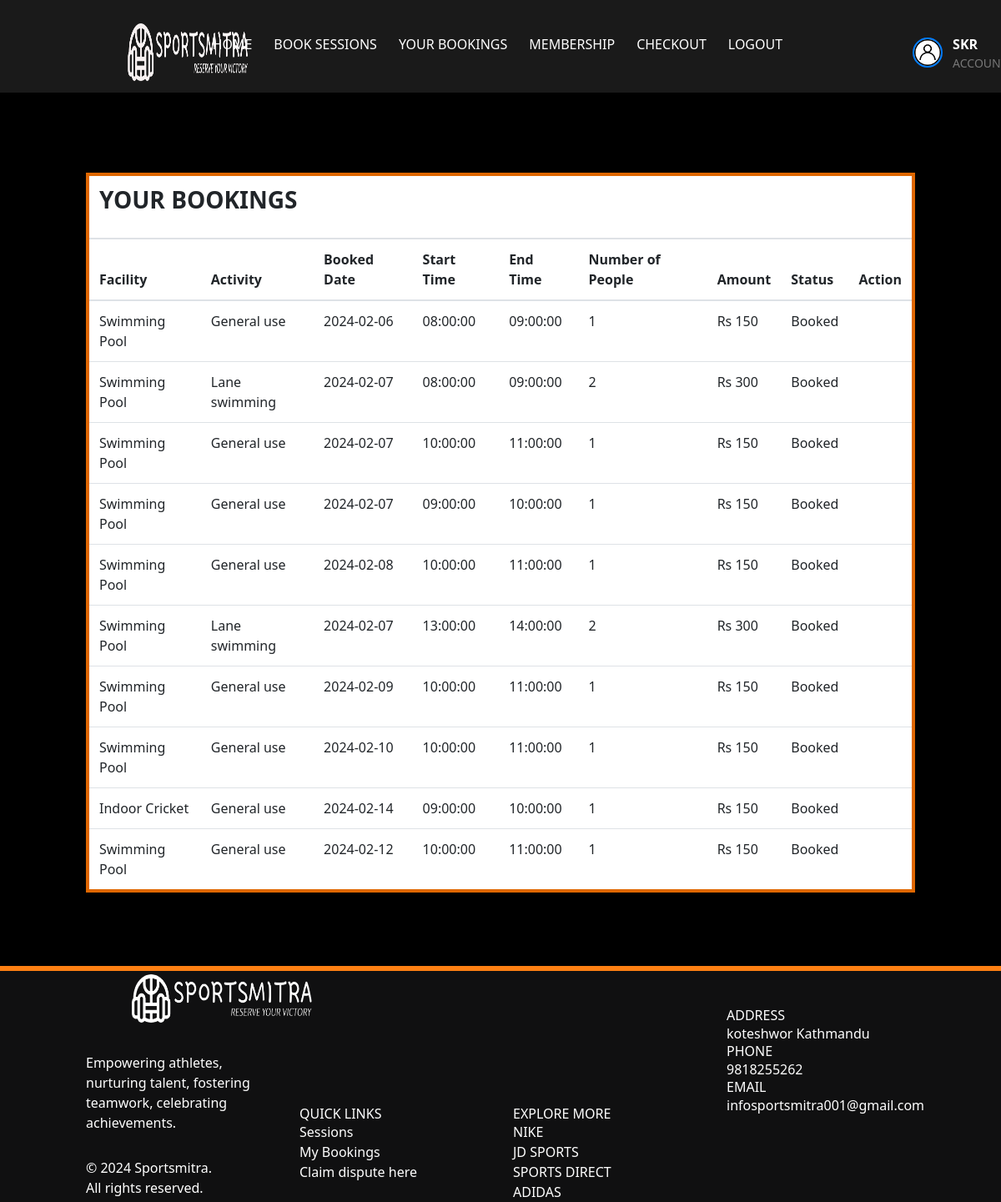
The app's page /my_bookings (signed in), older data.
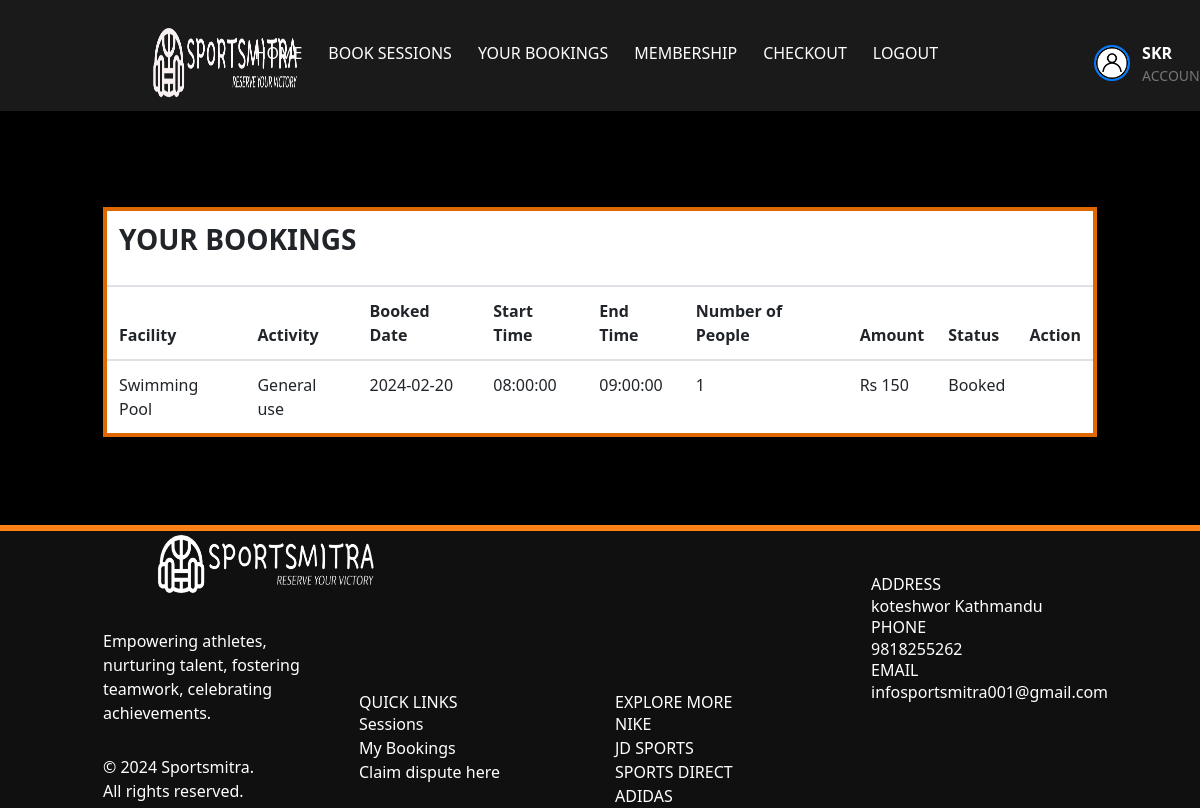
The same page, newer data.
### app/models.py (models this page shows, shortened)
class UserAccount(UserMixin, db.Model):
    __tablename__ = 'UserAccount'
    id = db.Column(db.Integer, primary_key=True)
    User = db.Column(db.String(500), index=True)
    Email = db.Column(db.String(500), index=True, unique=True)
    Password = db.Column(db.String(500), index=True)
    Mobile = db.Column(db.String(120), index=True)
    verification_token = db.Column(db.String(1120), unique=True)
    verified = db.Column(db.Boolean, default=False)
    start_date = db.Column(db.Date, nullable=True)
    end_date = db.Column(db.Date, nullable=True)
    Member = db.Column(db.Boolean, default=False)
    member_type = db.Column(db.String(50))
    profile_picture = db.Column(
        db.String(255), nullable=True, default='../static/images/acc.jpg')
    roles = db.relationship("Role", secondary=user_role,
                            backref=db.backref("users", lazy="dynamic"))
    def has_role(self, role_name):
        my_role = Role.query.filter_by(name=role_name).first()
        if my_role in self.roles:
            return True
        else:
            return False

class Booking(db.Model):
    __tablename__ = "Booking"
    id = db.Column(db.Integer, primary_key=True)
    user_id = db.Column(db.Integer, db.ForeignKey('UserAccount.id'))
    Book_Time = db.Column(db.Date, index=True)
    Status = db.Column(db.String(500), index=True)
    session_id = db.Column(db.Integer, db.ForeignKey('Sessions.id'))
    Size = db.Column(db.Integer, index=True)
    Amount = db.Column(db.Integer, index=True)
    activity_id = db.Column(db.Integer, db.ForeignKey('activity.id'))
    activity = db.relationship(
        "Activity", backref=db.backref("bookings", lazy="dynamic"))
    user = db.relationship(
        "UserAccount", backref=db.backref("bookings", lazy="dynamic"))
    session = db.relationship(
        "Sessions", backref=db.backref("bookings", lazy="dynamic"))
    receipt_id = db.Column(db.Integer, db.ForeignKey('receipt.id'))
    receipt = db.relationship("Receipt", backref=db.backref("bookings", lazy="dynamic"), foreign_keys=[
                              receipt_id])  # Update relationship attribute for Receipt

class Facility(db.Model):
    id = db.Column(db.Integer, primary_key=True)
    Name = db.Column(db.String(500), index=True)
    Capacity = db.Column(db.Integer, index=True)
    Start_Facility = db.Column(db.String(500), index=True)
    End_Facility = db.Column(db.String(500), index=True)

class Activity(db.Model):
    id = db.Column(db.Integer, primary_key=True)
    facility_id = db.Column(db.Integer, db.ForeignKey('facility.id'))
    Activity_Name = db.Column(db.String(500), index=True)
    Amount = db.Column(db.Integer, index=True)
    facility = db.relationship(
        "Facility", backref=db.backref("activities", lazy="dynamic"))

class Sessions(db.Model):
    __tablename__ = "Sessions"
    id = db.Column(db.Integer, primary_key=True)
    Date = db.Column(db.Date, index=True)
    Start_time = db.Column(db.Time, index=True)
    End_time = db.Column(db.Time, index=True)
    Remaining_Cap = db.Column(db.Integer, index=True)
    facility_id = db.Column(db.Integer, db.ForeignKey("facility.id"))
    facility = db.relationship(
        "Facility", backref=db.backref("sessions", lazy="dynamic"))
    activities = db.relationship(
        "Activity", secondary=session_activity_association, backref=db.backref("sessions", lazy="dynamic"))

### app/views.py (the view)
@app.route('/my_bookings')
@login_required
@require_role(role="User")
def my_bookings():
    bookings = Booking.query.filter_by(
        user_id=current_user.id, Status="Booked").all()
    current_time = datetime.now().date()
    return render_template('my_bookings.html', bookings=bookings, current_time=current_time, User=current_user)

### app/views.py (called while the page is built)
def require_role(role):
    def decorator(func):
        @wraps(func)
        def wrapped_function(*args, **kwargs):
            if not current_user.has_role(role):
                return redirect("/")
            else:
                return func(*args, **kwargs)
        return wrapped_function
    return decorator

@login_manager.user_loader
def load_user(id):
    return UserAccount.query.get(int(id))

### app/templates/my_bookings.html (shortened to what this page needs)
<!DOCTYPE html>
<html lang="en">
  <head>
    <link href="../static/css/animate.css" rel="stylesheet" />
    <link
      rel="stylesheet"
      href="../static/css/bootstrap.min.css"
      type="text/css"
    />
    <link rel="stylesheet" type="text/css" href="../static/css/style.css" />
    <link
      rel="stylesheet"
      href="https://cdn.jsdelivr.net/npm/tailwindcss@latest/dist/tailwind.min.css"
    />
  </head>
  <body>
    <nav class="navbar navbar-expand-md navbar-dark">
      <div class="container" style="padding-top: 15px">
        <a class="navbar-brand mr-auto" href="/"
          ><img src="../static/images/nb.png" alt="Sportsmitra" class="logo"
        /></a>
        <div class="collapse navbar-collapse" id="collapsibleNavbar">
          <ul class="navbar-nav ml-auto">
            <li class="nav-item"><a class="nav-link" href="/user">Home</a></li>
            <li class="nav-item">
              <a class="nav-link" href="/lookup_venue">Book Sessions</a>
            </li>
            <li class="nav-item">
              <a class="nav-link" href="/my_bookings">Your Bookings</a>
            </li>
            <li class="nav-item">
              <a
                class="nav-link"
                href="{{ url_for('order_subscription', username=current_user.User) }}"
                >Membership</a
              >
            </li>
            <li class="nav-item">
              <a class="nav-link" href="/checkout_page">Checkout</a>
            </li>
            <li class="nav-item">
              <a class="nav-link" href="#" id="logout">Logout</a>
            </li>
            <li class="nav-item">
              <a
                class="nav-link"
                href="/update_user"
                style="
                  display: flex;
                  align-items: center;
                  margin-left: 130px;
                  text-decoration: none;
                  color: #333;
                "
              >
                <img
                  src="../static/images/acc.jpg"
                  alt="User Account"
                  style="
                    width: 36px;
                    height: 36px;
                    border-radius: 50%;
                    margin-right: 12px;
                    border: 2px solid #007bff;
                  "
                />
                <div>
                  <span
                    style="font-weight: bold; font-size: 16px; display: block"
                    >{{User.User}}</span
                  >
                  <span style="font-size: 14px; display: block; color: #777"
                    >Account</span
                  >
                </div>
              </a>
            </li>
          </ul>
        </div>
      </div>
    </nav>
    <br />
    <br />
    <div class="container mt-5">
       {% if
      bookings %}
      <div class="table-responsive">
        <table class="table table-hover" style="border: 4px solid #df6700">
          <thead>
            <tr>
              <th colspan="9" style="background-color: white">
                <h1 class="h3 mb-3 font-bold">YOUR BOOKINGS</h1>
              </th>
            </tr>
            <tr>
              <th>Facility</th>
              <th>Activity</th>
              <th>Booked Date</th>
              <th>Start Time</th>
              <th>End Time</th>
              <th>Number of People</th>
              <th>Amount</th>
              <th>Status</th>
              <th>Action</th>
            </tr>
          </thead>
          <tbody>
            {% for item in bookings %}
            <tr>
              <td>{{ item.session.facility.Name }}</td>
              <td>{{ item.activity.Activity_Name }}</td>
              <td>{{ item.Book_Time }}</td>
              <td>{{ item.session.Start_time }}</td>
              <td>{{ item.session.End_time }}</td>
              <td>{{ item.Size }}</td>
              <td>Rs {{ item.Size * item.activity.Amount }}</td>
              <td>{{ item.Status }}</td>
              <td>
              </td>
            </tr>
            {% endfor %}
          </tbody>
        </table>
      </div>
      {% endif %}
      <br />
      <br />
      <br />
    </div>
    <footer class="container-fluid">
      <div class="container">
        <div class="row">
          <div
            class="col-md-3 footer1 d-flex wow bounceInLeft"
            data-wow-delay=".25s"
          >
            <div class="d-flex flex-wrap align-content-center">
              <a href="#"
                ><img src="../static/images/fnb.png" alt="logo" class="logo"
              /></a>
              <p>
                Empowering athletes, nurturing talent, fostering teamwork,
                celebrating <br />
                achievements.
              </p>
              <p>&copy; 2024 Sportsmitra. <br />All rights reserved.<br /></p>
            </div>
          </div>
          <div
            class="col-md-3 footer2 wow bounceInUp"
            data-wow-delay=".25s"
            id="contact"
          >
            <br />
            <br />
            <br />
            <br />
            <br />
            <br />
            <br />
            <h5>QUICK LINKS</h5>
            <a href="/lookup_venue">Sessions</a><br />
            <a href="/my_bookings">My Bookings</a><br />
            <a href="/refund_form">Claim dispute here</a>
          </div>
          <div
            class="col-md-3 footer2 wow bounceInUp"
            data-wow-delay=".25s"
            id="contact"
          >
            <br />
            <br />
            <br />
            <br />
            <br />
            <br />
            <br />
            <h5>EXPLORE MORE</h5>
            <a href="https://www.nike.com"> NIKE </a><br />
            <a href="https://www.jdsports.com"> JD SPORTS </a><br />
            <a href="https://www.sportsdirect.com"> SPORTS DIRECT </a><br />
            <a href="https://www.adidas.co.uk"> ADIDAS </a><br />
          </div>
          <div class="col-md-3 footer3 wow bounceInRight" data-wow-delay=".25s">
            <h5>ADDRESS</h5>
            <p>koteshwor Kathmandu</p>
            <h5>PHONE</h5>
            <p>9818255262</p>
            <h5>EMAIL</h5>
            <p>infosportsmitra001@gmail.com</p>
          </div>
        </div>
      </div>
    </footer>
  </body>
</html>

### app/static/css/style.css (style rules this page uses)
body { font-family: "Lato", sans-serif; overflow: hidden; overflow-y: scroll; background-color: #000; }
body nav { background: rgba(255, 255, 255, 0.1); }
body nav .navbar-nav a { font-size: 16px; text-transform: uppercase; color: #fff !important; transition: all 0.3s; -webkit-transition: all 0.3s; -ms-transition: all 0.3s; -o-transition: all 0.3s; }
a, a:hover { color: #ff8013; }
footer { background: #101011; color: #fff; }
footer .footer1 p { margin-top: 30px; }
footer .footer3 { padding-top: 50px; }
footer::before { content: ""; position: absolute; border: 3px solid #ff8013; width: 100%; left: 0; }
.logo { height: 70px; width: auto; margin-left: 50px; margin-right: 50px; }
.nav-item { flex: 0 0 auto; margin-right: 10px; }

### app/templates/my_bookings.html (style rules this page uses)
.table-responsive .table { background-color: white; }

Row changes from the older to the newer data that the page shows:
removed Booking: session.facility.Name "Swimming Pool", activity.Activity_Name "General use", Book_Time "2024-02-06", session.Start_time "08:00:00", session.End_time "09:00:00", Size "1", item.Size*item.activity.Amount "150", Status "Booked"
removed Booking: session.facility.Name "Swimming Pool", activity.Activity_Name "Lane swimming", Book_Time "2024-02-07", session.Start_time "08:00:00", session.End_time "09:00:00", Size "2", item.Size*item.activity.Amount "300", Status "Booked"
removed Booking: session.facility.Name "Swimming Pool", activity.Activity_Name "General use", Book_Time "2024-02-07", session.Start_time "10:00:00", session.End_time "11:00:00", Size "1", item.Size*item.activity.Amount "150", Status "Booked"
removed Booking: session.facility.Name "Swimming Pool", activity.Activity_Name "General use", Book_Time "2024-02-07", session.Start_time "09:00:00", session.End_time "10:00:00", Size "1", item.Size*item.activity.Amount "150", Status "Booked"
removed Booking: session.facility.Name "Swimming Pool", activity.Activity_Name "General use", Book_Time "2024-02-08", session.Start_time "10:00:00", session.End_time "11:00:00", Size "1", item.Size*item.activity.Amount "150", Status "Booked"
removed Booking: session.facility.Name "Swimming Pool", activity.Activity_Name "Lane swimming", Book_Time "2024-02-07", session.Start_time "13:00:00", session.End_time "14:00:00", Size "2", item.Size*item.activity.Amount "300", Status "Booked"
removed Booking: session.facility.Name "Swimming Pool", activity.Activity_Name "General use", Book_Time "2024-02-09", session.Start_time "10:00:00", session.End_time "11:00:00", Size "1", item.Size*item.activity.Amount "150", Status "Booked"
removed Booking: session.facility.Name "Swimming Pool", activity.Activity_Name "General use", Book_Time "2024-02-10", session.Start_time "10:00:00", session.End_time "11:00:00", Size "1", item.Size*item.activity.Amount "150", Status "Booked"
removed Booking: session.facility.Name "Indoor Cricket", activity.Activity_Name "General use", Book_Time "2024-02-14", session.Start_time "09:00:00", session.End_time "10:00:00", Size "1", item.Size*item.activity.Amount "150", Status "Booked"
removed Booking: session.facility.Name "Swimming Pool", activity.Activity_Name "General use", Book_Time "2024-02-12", session.Start_time "10:00:00", session.End_time "11:00:00", Size "1", item.Size*item.activity.Amount "150", Status "Booked"
now on this page (row edited): Booking: session.facility.Name "Swimming Pool", activity.Activity_Name "General use", Book_Time "2024-02-20", session.Start_time "08:00:00", session.End_time "09:00:00", Size "1", item.Size*item.activity.Amount "150", Status "Booked"
